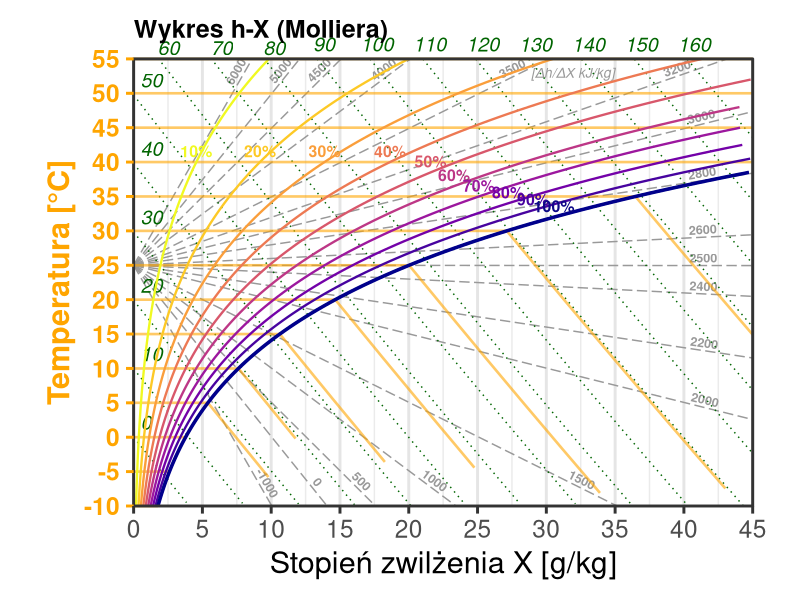
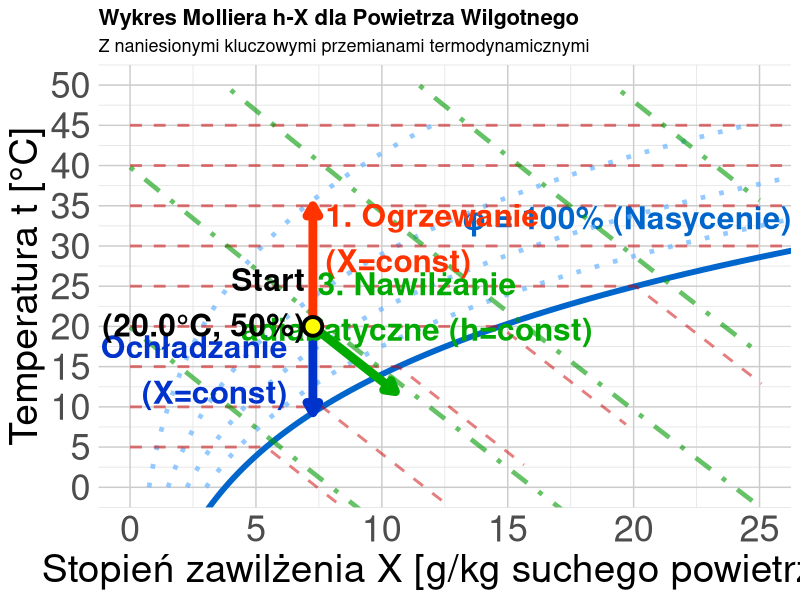

Write R code to recreate these figures, in order.
## ---- chunk 1
#| label: ix-diagram-all
#| echo: false
#| fig-align: center
#| fig-width: 14        # Duża szerokość "źródłowa" (w calach)
#| fig-height: 8        # Duża wysokość "źródłowa"
#| out-width: "100%"    # Rozciągnij do granic kontenera

library(ggplot2)
library(dplyr)

# --- 1. KONFIGURACJA I STAŁE ---
CONSTANTS <- list(
    p_atm = 1013.25,
    cp_dry = 1.005,
    cp_vap = 1.86,
    r_0 = 2501.0
)

# --- 2. FUNKCJE FIZYCZNE ---
get_psat <- function(t) {
    6.112 * exp((17.62 * t) / (243.12 + t))
}

get_x_from_rh <- function(t, rh, p = CONSTANTS$p_atm) {
    ps <- get_psat(t)
    pv <- rh * ps
    if (any(pv >= p)) {
        return(NA)
    }
    0.622 * pv / (p - pv)
}

get_t_from_h_x <- function(h, x_kg) {
    (h - x_kg * CONSTANTS$r_0) / (CONSTANTS$cp_dry + x_kg * CONSTANTS$cp_vap)
}

# --- 3. PRZYGOTOWANIE DANYCH ---
generate_mollier_data <- function() {
    x_max_g <- 45
    t_min <- -10
    t_max <- 55 # Górna granica wykresu

    # A. Krzywe wilgotności (RH)
    t_seq <- seq(t_min, t_max, by = 0.5)
    rh_levels <- c(0.1, 0.2, 0.3, 0.4, 0.5, 0.6, 0.7, 0.8, 0.9, 1.0)

    df_rh <- expand.grid(t = t_seq, rh = rh_levels) %>%
        mutate(
            x_kg = get_x_from_rh(t, rh),
            x_g = x_kg * 1000
        ) %>%
        filter(!is.na(x_kg), x_g <= x_max_g)

    # B. Linie Entalpii (Izentalpy)
    h_levels <- seq(0, 160, by = 10)
    x_seq_h <- seq(0, x_max_g, length.out = 200)

    df_h <- expand.grid(h_val = h_levels, x_g = x_seq_h) %>%
        mutate(
            x_kg = x_g / 1000,
            t = get_t_from_h_x(h_val, x_kg)
        ) %>%
        filter(t >= t_min, t <= t_max)

    # C. Przygotowanie etykiet entalpii
    h_labels <- df_h %>%
        group_by(h_val) %>%
        filter(x_g == max(x_g) | t == max(t)) %>%
        slice(1) %>%
        mutate(
            label_pos = ifelse(t >= t_max - 1, "top", "right")
        )

    # D. Izotermy (z załamaniem w punkcie nasycenia)
    t_iso_levels <- seq(-10, 55, by = 5)
    df_iso_list <- lapply(t_iso_levels, function(temp) {
        # 1. Punkt nasycenia
        x_sat_kg <- get_x_from_rh(temp, 1.0)
        # Jeśli NA (poza wykresem), to cała linia jest w obszarze pary przegrzanej lub mgły (teoretycznie)
        if (is.na(x_sat_kg)) x_sat_kg <- 100 # Duża wartość
        x_sat_g <- x_sat_kg * 1000

        # Segment 1: Przegrzana (poziomy)
        s1_x_max <- min(x_sat_g, x_max_g)
        seg1 <- data.frame(
            x_g = seq(0, s1_x_max, length.out = 10),
            t = temp,
            group = paste0("t", temp, "_dry")
        )

        # Jeśli saturacja jest poza wykresem, zwracamy tylko segment 1
        if (x_sat_g >= x_max_g) {
            return(seg1)
        }

        # Segment 2: Mgła (spadek wzdłuż izentalpy)
        # Obliczamy entalpię w punkcie nasycenia (h_sat)
        h_sat <- CONSTANTS$cp_dry * temp + x_sat_kg * (CONSTANTS$r_0 + CONSTANTS$cp_vap * temp)

        # Zakres x we mgle
        x_fog_g <- seq(x_sat_g, x_max_g, length.out = 10)
        x_fog_kg <- x_fog_g / 1000

        # Temperatura we mgle (dla h = const)
        # h = t * (cp_dry + x * cp_vap) + x * r0  => t = (h - x*r0) / (cp_dry + x*cp_vap)
        t_fog <- (h_sat - x_fog_kg * CONSTANTS$r_0) / (CONSTANTS$cp_dry + x_fog_kg * CONSTANTS$cp_vap)

        seg2 <- data.frame(
            x_g = x_fog_g,
            t = t_fog,
            group = paste0("t", temp, "_fog")
        )

        rbind(seg1, seg2)
    })
    df_iso <- do.call(rbind, df_iso_list)

    # E. Pęk Linii (Wykres tła - skala h_w) - "Biegun" w (0, 25 st. C)
    # Epsilon = (dh/dx) ~ cp * dt/dx + r0
    # Slope dt/dx_kg = (Epsilon - r0) / cp

    pole_x <- 0
    pole_y <- 25 # Przesunięty biegun

    # Lista wartości ze skrajnymi zakresami
    eps_values <- sort(unique(c(
        -1000, # Chłodzenie z osuszaniem
        seq(0, 1500, 500),
        seq(2000, 3200, 200),
        2500,
        seq(3500, 5000, 500),
        6000 # Czyste ogrzewanie
    )))

    fan_list <- lapply(eps_values, function(eps) {
        slope <- (eps - CONSTANTS$r_0) / CONSTANTS$cp_dry

        # Równanie prostej: t - pole_y = slope * (x_kg - pole_x)
        # t = pole_y + slope * x_kg

        x1 <- 0
        y1 <- 0
        side <- "none"

        # 1. Sprawdzamy prawą ścianę (x = x_max)
        x_end_kg <- x_max_g / 1000
        t_at_xmax <- pole_y + slope * x_end_kg

        if (t_at_xmax <= t_max && t_at_xmax >= t_min) {
            # Trafia w prawą krawędź
            x1 <- x_max_g
            y1 <- t_at_xmax
            side <- "right"
        } else {
            # Trafia w górę lub dół
            if (slope > 0) {
                # Góra (t = 55)
                # 55 = 25 + slope * x -> x = (30)/slope
                x_top_kg <- (t_max - pole_y) / slope
                x1 <- x_top_kg * 1000
                y1 <- t_max
                side <- "top"
            } else {
                # Dół (t = -10)
                # -10 = 25 + slope * x -> x = (-35)/slope
                x_bot_kg <- (t_min - pole_y) / slope
                # Dodać zabezpieczenie przed x ujemnym (dla bardzo stromych)
                # Ale tu x rośnie w prawo, więc ok dla slope < 0
                x1 <- x_bot_kg * 1000
                y1 <- t_min
                side <- "bottom"
            }
        }

        # Ograniczanie do zakresu wykresu (na wypadek błędów numerycznych)
        if (x1 > x_max_g) x1 <- x_max_g
        # Dla bardzo pionowych linii (skrajnych)
        if (x1 < 0) x1 <- 0 # nie powinno wystąpić dla slope != Inf

        # Obliczamy kąt rotacji dla tekstu, aby biegł wzdłuż linii
        # Uwzględniamy coord_fixed(ratio = 0.5), co "rozciąga" oś X względem Y
        # Tangens kąta wizualnego = ratio * (dy/dx)
        vis_slope <- 0.5 * ((y1 - pole_y) / (x1 - pole_x))
        angle <- atan(vis_slope) * 180 / pi

        # Pozycjonowanie etykiety
        factor <- 0.92
        lab_x <- pole_x + (x1 - pole_x) * factor
        lab_y <- pole_y + (y1 - pole_y) * factor

        data.frame(x0 = pole_x, y0 = pole_y, x1 = x1, y1 = y1, eps = eps, side = side, lab_x = lab_x, lab_y = lab_y, angle = angle)
    })
    df_fan <- do.call(rbind, fan_list)

    list(rh = df_rh, h_lines = df_h, h_labels = h_labels, isotherms = df_iso, fan = df_fan)
}

data <- generate_mollier_data()

# --- 4. RYSOWANIE ---

p <- ggplot() +

    # 0. TŁO - PĘK LINII (Skala Randa) dla epsilon
    geom_segment(
        data = data$fan,
        aes(x = x0, y = y0, xend = x1, yend = y1),
        color = "gray60", size = 0.5, linetype = "longdash"
    ) +
    geom_text(
        data = data$fan,
        aes(x = lab_x, y = lab_y, label = eps, angle = angle),
        hjust = 0.5, vjust = -0.3,
        size = 3.2, color = "gray60", fontface = "bold"
    ) +
    # Opis jednostki skali Randa
    annotate("text", x = 35, y = 53, label = "[\u0394h/\u0394X kJ/kg]", color = "gray60", size = 3.5, fontface = "italic", hjust = 1) +

    # 1. LINIE ENTALPII
    geom_line(
        data = data$h_lines, aes(x = x_g, y = t, group = h_val),
        color = "darkgreen", size = 0.5, linetype = "dotted"
    ) +

    # Etykiety Entalpii (Inteligentne pozycjonowanie)
    geom_text(
        data = data$h_labels,
        aes(x = x_g, y = t, label = h_val, hjust = ifelse(label_pos == "top", 0.5, 0)),
        vjust = -0.5,
        nudge_x = 0.5,
        size = 5, color = "darkgreen", fontface = "italic"
    ) +

    # 2. IZOTERMY (Custom Grid)
    geom_line(
        data = data$isotherms,
        aes(x = x_g, y = t, group = group),
        color = "orange", size = 0.9, linetype = "solid", alpha = 0.6
    ) +

    # 3. KRZYWE WILGOTNOŚCI
    geom_line(
        data = data$rh, aes(x = x_g, y = t, group = rh, color = factor(rh)),
        size = 0.8
    ) +
    geom_line(
        data = data$rh %>% filter(rh == 1.0),
        aes(x = x_g, y = t), color = "darkblue", size = 1.2
    ) +

    # Etykiety RH (ZMNIEJSZONE do 4, Kolor dopasowany do linii)
    geom_text(
        data = data$rh %>% filter(t > 25) %>% group_by(rh) %>% slice(round(n() / 2)),
        aes(x = x_g, y = t, label = paste0(rh * 100, "%"), color = factor(rh)),
        size = 4, fontface = "bold", vjust = -0.4,
        show.legend = FALSE
    ) +
    # 4. STYL I KOLORY
    scale_color_viridis_d(option = "C", direction = -1) +
    scale_x_continuous(expand = c(0, 0), limits = c(0, 45), breaks = seq(0, 45, 5)) +
    scale_y_continuous(expand = c(0, 0), limits = c(-10, 55), breaks = seq(-10, 55, 5)) +
    labs(
        title = "Wykres h-X (Molliera)",
        subtitle = NULL, # Usunąłem podtytuł, by zyskać miejsce
        x = "Stopień zwilżenia X [g/kg]",
        y = "Temperatura [°C]"
    ) +
    theme_bw(base_size = 22) + # Duża czcionka bazowa

    theme(
        # Marginesy: Góra, Prawa, Dół, Lewa (Zmniejszone, bo etykiety są wewnątrz)
        plot.margin = margin(t = 0.5, r = 0.5, b = 0.5, l = 0.5, "cm"),

        # Izotermy (Custom) i Oś Y (Pomarańczowe)
        panel.grid.major.y = element_blank(), # Wyłączamy standardową siatkę Y, bo mamy własne izotermy
        panel.grid.minor.y = element_blank(),
        panel.grid.major.x = element_line(color = "gray90"),
        axis.text.y = element_text(color = "orange", face = "bold"),
        axis.title.y = element_text(color = "orange", face = "bold"),
        axis.ticks.y = element_line(color = "orange"),

        # Tytuł
        plot.title = element_text(size = 18, face = "bold"),
        legend.position = "none"
    ) +

    # Clip = "off" pozwala pisać po marginesach
    coord_fixed(ratio = 0.5, clip = "off")

print(p)
## ---- chunk 2
#| label: ix-diagram-advanced
#| echo: false
#| fig-align: center
#| fig-width: 14        # Duża szerokość "źródłowa" (w calach)
#| fig-height: 8        # Duża wysokość "źródłowa"
#| out-width: "100%"    # Rozciągnij do granic kontenera

library(ggplot2)

# ===== FUNKCJE POMOCNICZE (fizyka powietrza wilgotnego) =====

# Ciśnienie nasycenia pary wodnej (Magnus formula)
p_sat <- function(t) {
    # t w °C, wynik w kPa
    0.61121 * exp((18.678 - t / 234.5) * (t / (257.14 + t)))
}

# Stopień zawilżenia dla danej temp i wilgotności względnej
x_calc <- function(t, phi, p_atm = 101.325) {
    # phi w %, p_atm w kPa
    p_p <- (phi / 100) * p_sat(t)
    622 * p_p / (p_atm - p_p) # g/kg
}

# Entalpia właściwa [kJ/kg] (h = cp*t + x*(r0 + cpv*t))
h_calc <- function(t, x) {
    1.005 * t + (x / 1000) * (2501 + 1.86 * t)
}

# ===== GENEROWANIE SIATKI WYKRESU =====

# Krzywa nasycenia (phi = 100%)
t_range <- seq(-5, 50, 0.5)
x_sat <- sapply(t_range, function(t) x_calc(t, 100))
df_sat <- data.frame(t = t_range, x = x_sat)
df_sat <- df_sat[df_sat$x < 30, ]

# Linie stałej wilgotności względnej (phi = const)
phi_levels <- c(20, 40, 60, 80)
df_phi <- do.call(rbind, lapply(phi_levels, function(phi) {
    t_vals <- seq(0, 45, 1)
    x_vals <- sapply(t_vals, function(t) x_calc(t, phi))
    data.frame(t = t_vals, x = x_vals, phi = phi)
}))
df_phi <- df_phi[df_phi$x < 30 & df_phi$x > 0, ]

# Izotermy (t = const) - z załamaniem na linii saturacji
temp_levels <- seq(5, 45, 5)
df_iso_t <- do.call(rbind, lapply(temp_levels, function(temp) {
    # Punkt saturacji dla danej temperatury
    x_sat <- x_calc(temp, 100)

    # Segment 1: Obszar pary przegrzanej (poziomy, od x=0 do x_sat)
    segment1 <- data.frame(
        t = temp,
        x = seq(0, x_sat, length.out = 30),
        temp_label = temp,
        segment = "przegrzana"
    )

    # Segment 2: Obszar mgły (izotermy równoległe do izentalp)
    # W obszarze mgły na wykresie h-X izotermy biegną niemal równolegle do izentalp.
    # Obliczamy "entalpię nasycenia" w punkcie załamania, używając tych samych współczynników co przy rysowaniu izentalp.
    h_sat_approx <- 1.005 * temp + x_sat * (2.5 + 0.00186 * temp)

    x_max_fog <- min(x_sat + 5, 30) # Zasięg we mgle
    x_fog <- seq(x_sat, x_max_fog, length.out = 20)

    # Wyznaczamy przebieg temperatury dla stałej entalpii (pseudo-izoterma we mgle)
    t_fog <- (h_sat_approx - 2.5 * x_fog) / (1.005 + 0.00186 * x_fog)

    segment2 <- data.frame(
        t = t_fog,
        x = x_fog,
        temp_label = temp,
        segment = "mgla"
    )

    rbind(segment1, segment2)
}))

# Izentalpy (h = const)
h_levels <- seq(20, 100, 20)
df_isenth <- do.call(rbind, lapply(h_levels, function(h_val) {
    # Dla danej entalpii h, mamy: t = (h - 2.5*x) / (1 + 0.00186*x) (przybliżenie)
    x_vals <- seq(0, 25, 0.5)
    t_vals <- (h_val - 2.5 * x_vals) / (1.005 + 0.00186 * x_vals)
    df_temp <- data.frame(t = t_vals, x = x_vals, h = h_val)
    # Ogranicz do obszaru fizycznego
    df_temp <- df_temp[df_temp$t >= -10 & df_temp$t <= 50 & df_temp$x >= 0 & df_temp$x <= 25, ]
    df_temp
}))

# ===== PRZEMIANY CHARAKTERYSTYCZNE =====

# Punkt początkowy: t0=20°C, phi0=50%
t0 <- 20
phi0 <- 50
x0 <- x_calc(t0, phi0)
h0 <- h_calc(t0, x0)

# 1. OGRZEWANIE (X=const, w górę)
t1_heat <- 35 # Ogrzanie do 35°C
x1_heat <- x0 # X stałe!
h1_heat <- h_calc(t1_heat, x1_heat)
heating <- data.frame(
    t = seq(t0, t1_heat, length.out = 20),
    x = x0
)

# 2. OCHŁADZANIE (X=const, w dół do punktu rosy)
# Punkt rosy: temp przy której phi=100% dla danego X
t_dew <- uniroot(function(t) x_calc(t, 100) - x0, interval = c(-10, t0))$root
cooling <- data.frame(
    t = seq(t0, t_dew, length.out = 20),
    x = x0
)

# 3. NAWILŻANIE ADIABATYCZNE (h=const, ukośnie w dół-prawo)
# Dla h=const: nawilżamy wodą, temp spada, x rośnie
x_humid_max <- min(x0 + 6, x_calc(15, 99)) # Kończymy przy niższej temp
df_humid_temp <- data.frame(x = seq(x0, x_humid_max, length.out = 30))
df_humid_temp$t <- (h0 - 2.5 * df_humid_temp$x) / (1.005 + 0.00186 * df_humid_temp$x)
humidification <- df_humid_temp[df_humid_temp$t >= 10, ]

# ===== WYKRES =====
ggplot() +
    # Krzywa nasycenia
    geom_line(data = df_sat, aes(x = x, y = t), color = "#0066cc", linewidth = 2) +
    annotate("text",
        x = max(df_sat$x) - 10, y = max(df_sat$t) + 2,
        label = "φ = 100% (Nasycenie)", color = "#0066cc", fontface = "bold", size = 8
    ) +

    # Linie stałej wilgotności względnej
    geom_line(
        data = df_phi, aes(x = x, y = t, group = phi),
        color = "#66b3ff", linetype = "dotted", linewidth = 1.6, alpha = 0.7
    ) +

    # Izotermy
    geom_line(
        data = df_iso_t, aes(x = x, y = t, group = temp_label),
        color = "#cc0000", linetype = "dashed", linewidth = 1.0, alpha = 0.5
    ) +

    # Izentalpy
    geom_line(
        data = df_isenth, aes(x = x, y = t, group = h),
        color = "#009900", linetype = "dotdash", linewidth = 1.6, alpha = 0.6
    ) +

    # === PRZEMIANY ===

    # Ogrzewanie (czerwona strzałka w górę)
    geom_path(
        data = heating, aes(x = x, y = t),
        color = "#ff3300", linewidth = 3, arrow = arrow(length = unit(0.3, "cm"), type = "closed")
    ) +
    annotate("text",
        x = x0 + .5, y = (t0 + t1_heat * 1.2) / 2,
        label = "1. Ogrzewanie\n(X=const)", color = "#ff3300", fontface = "bold", size = 8, hjust = 0
    ) +

    # Ochładzanie (niebieska strzałka w dół)
    geom_path(
        data = cooling, aes(x = x, y = t),
        color = "#0033cc", linewidth = 3, arrow = arrow(length = unit(0.3, "cm"), type = "closed")
    ) +
    annotate("text",
        x = x0 - 1, y = (t0 + t_dew) / 2,
        label = "2. Ochładzanie\n(X=const)", color = "#0033cc", fontface = "bold", size = 8, hjust = 1
    ) +

    # Nawilżanie adiabatyczne (zielona strzałka ukośna)
    geom_path(
        data = humidification, aes(x = x, y = t),
        color = "#00aa00", linewidth = 3, arrow = arrow(length = unit(0.3, "cm"), type = "closed")
    ) +
    annotate("text",
        x = (x0 + x_humid_max + 1) / 2 + 2, y = humidification$t[10] + 5,
        label = "3. Nawilżanie\nadiabatyczne (h=const)", color = "#00aa00", fontface = "bold", size = 8
    ) +

    # Punkt początkowy
    geom_point(aes(x = x0, y = t0), size = 5, color = "black", shape = 21, fill = "yellow", stroke = 2) +
    annotate("text",
        x = x0 - .3, y = t0 + 3, label = sprintf("Start\n(%.1f°C, %.0f%%)", t0, phi0),
        fontface = "bold", size = 8, hjust = 1
    ) +

    # Opisy
    labs(
        title = "Wykres Molliera h-X dla Powietrza Wilgotnego",
        subtitle = "Z naniesionymi kluczowymi przemianami termodynamicznymi",
        x = "Stopień zawilżenia X [g/kg suchego powietrza]",
        y = "Temperatura t [°C]"
    ) +
    theme_minimal(base_size = 13) +
    theme(
        plot.title = element_text(face = "bold", size = 16),
        axis.text = element_text(size = 26), # 2x większe etykiety osi (było 13)
        axis.title = element_text(size = 28), # 2x większe tytuły osi
        panel.grid.minor = element_line(color = "gray90", linewidth = 0.3),
        panel.grid.major = element_line(color = "gray80", linewidth = 0.5)
    ) +
    coord_cartesian(xlim = c(0, 25), ylim = c(0, 50)) +
    scale_x_continuous(breaks = seq(0, 25, 5)) +
    scale_y_continuous(breaks = seq(0, 50, 5))
